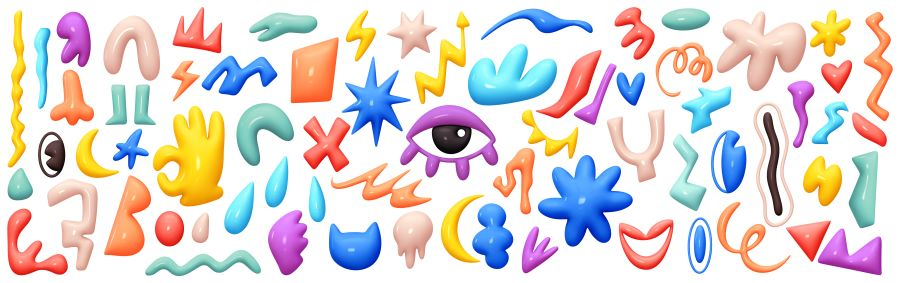
#> input picture Exercices/Data/image_05.jpg, 900 x 283 px
$ python '02_07_Calculer_le_modèle_hsv.py'
#> lines starting #> are read from the running program, lines starting #| are printed output that depends on the picture; after the words box and inside, x2 and y2 are one past the last pixel; in counts of white or black regions, pixels touching at a corner belong together
import numpy as np
import cv2


color = cv2.imread("../../Data/image_05.jpg", 1)
#> color is the input picture: shape (283, 900, 3); mean B, G, R 212.7, 214.7, 223.2
cv2.imshow("Image",color)
cv2.moveWindow("Image",0,0)


hsv = cv2.cvtColor(color, cv2.COLOR_BGR2HSV)
#> hsv: shape (283, 900, 3); mean H, S, V 61.2, 60.3, 243.4

'''
h,s,v = cv2.split(hsv)

cv2.imshow("HSV",hsv)
cv2.imshow("H",h)
cv2.imshow("S",s)
cv2.imshow("V",v)

print(f"La dimension de l'image color est : {color.shape}")
print(f"La dimension de l'image h est : {h.shape}")
print(f"La dimension de l'image s est : {s.shape}")
print(f"La dimension de l'image v est : {v.shape}")
'''

lower_blue = np.array([104,120,40], dtype = "uint8")
upper_blue = np.array([130,255,255], dtype = "uint8")

mask = cv2.inRange(hsv, lower_blue, upper_blue)
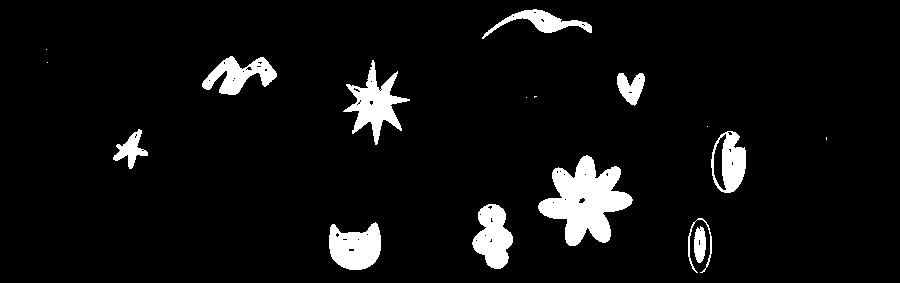
#> mask: shape (283, 900); 6.1% white; 17 white regions (6 under 20 px), largest, box (x1, y1, x2, y2) and area: (538, 155, 633, 246) 4544, (343, 60, 410, 145) 2051, (329, 222, 381, 270) 1831
# cv2.imshow("Mask", mask)

kernel = np.ones((3,3), np.uint8)
mask = cv2.morphologyEx(mask, cv2.MORPH_CLOSE, kernel, iterations=1)
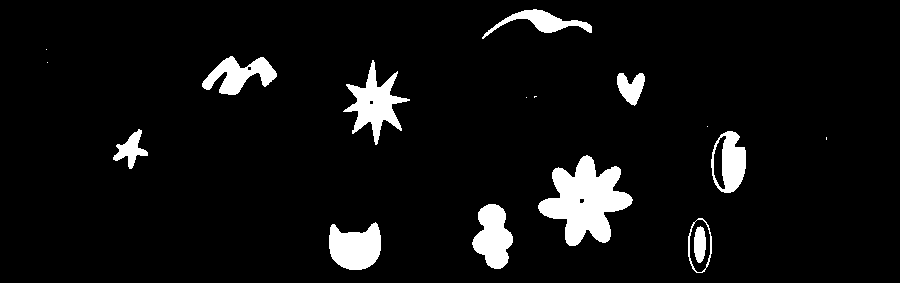
#> mask: shape (283, 900); 6.2% white; 17 white regions (6 under 20 px), largest, box (x1, y1, x2, y2) and area: (538, 155, 633, 246) 4575, (343, 60, 410, 145) 2087, (329, 222, 381, 270) 1855
# mask = cv2.morphologyEx(mask, cv2.MORPH_OPEN, kernel, iterations=1)
# cv2.imshow("Mask_2", mask)

obj_blue = cv2.bitwise_and(color, color, mask=mask)
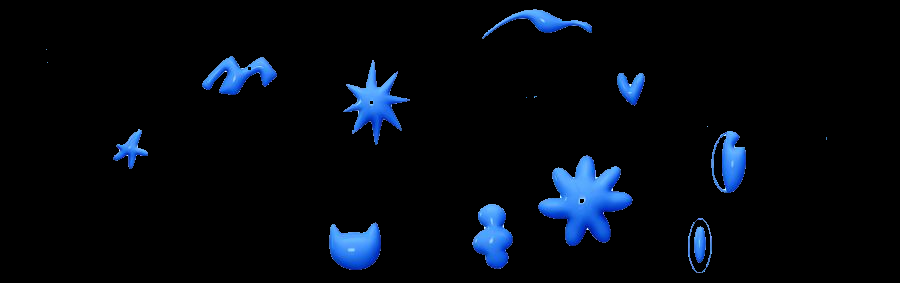
#> obj_blue: shape (283, 900, 3); mean B, G, R 14.2, 7.7, 3.3
cv2.imshow("Object Blue", obj_blue)

cv2.waitKey(0)
cv2.destroyAllWindows()

$ run again, with Exercices/Data/image_00.jpg copied over Exercices/Data/image_05.jpg
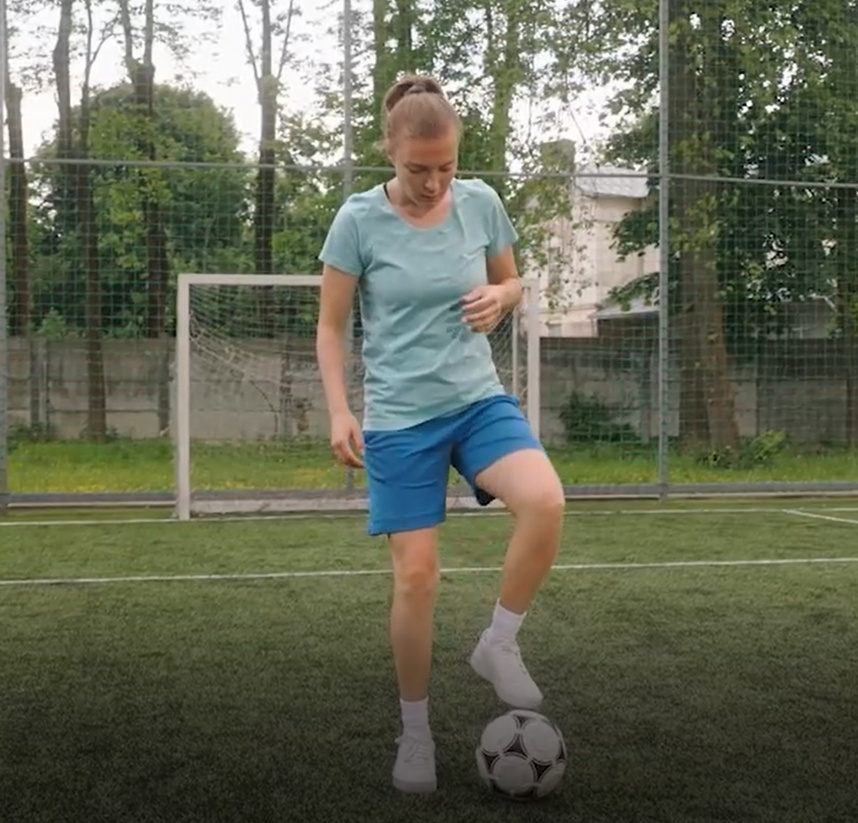
#> input picture Exercices/Data/image_00.jpg, 858 x 823 px, shrunk from 1682 x 1613 before the run
#> color is the input picture: shape (823, 858, 3); mean B, G, R 85.4, 103.7, 100.1
#> hsv: shape (823, 858, 3); mean H, S, V 40.2, 66.6, 107.3
#> `mask = cv2.inRange(hsv, lower_blue, upper_blue)`:
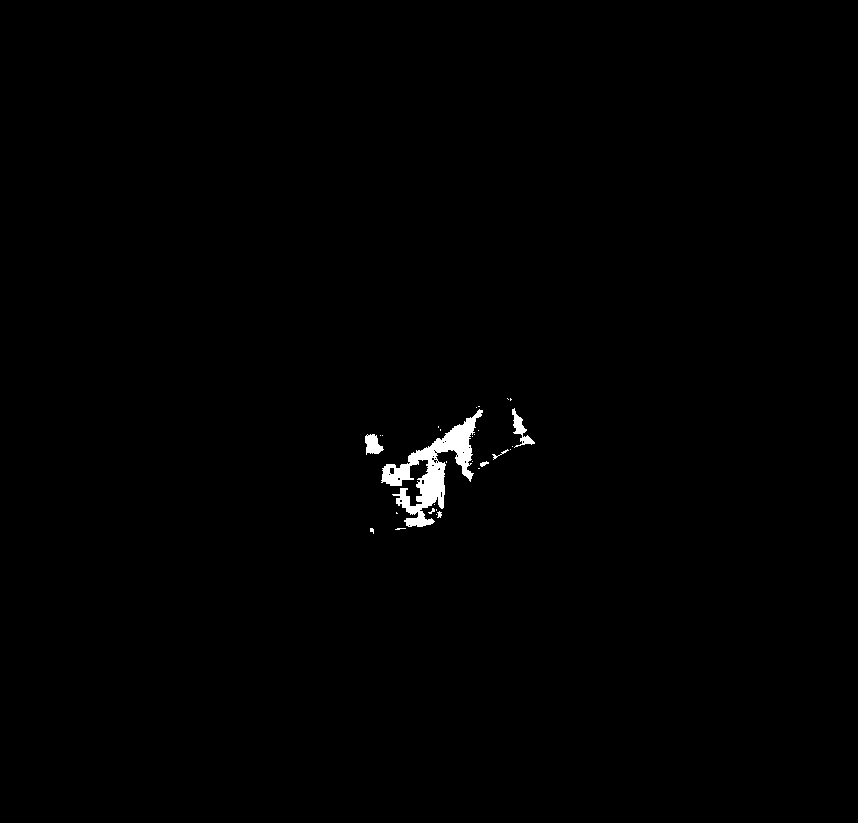
#> mask: shape (823, 858); 0.62% white; 29 white regions (23 under 20 px), largest, box (x1, y1, x2, y2) and area: (381, 409, 483, 527) 3628, (512, 408, 535, 448) 298, (365, 434, 384, 455) 263, (492, 449, 509, 460) 37, (480, 461, 489, 467) 30, (437, 511, 442, 518) 23

$ run again, with Exercices/Data/image_02.jpg copied over Exercices/Data/image_05.jpg
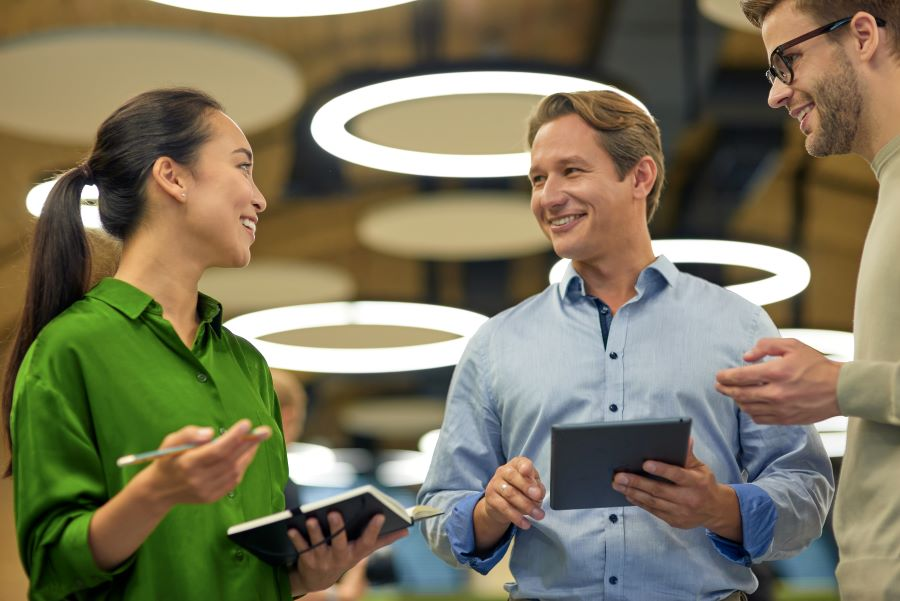
#> input picture Exercices/Data/image_02.jpg, 900 x 601 px
#> color is the input picture: shape (601, 900, 3); mean B, G, R 92.5, 117.4, 123.1
#> hsv: shape (601, 900, 3); mean H, S, V 43.5, 98.5, 133.2
#> `mask = cv2.inRange(hsv, lower_blue, upper_blue)`:
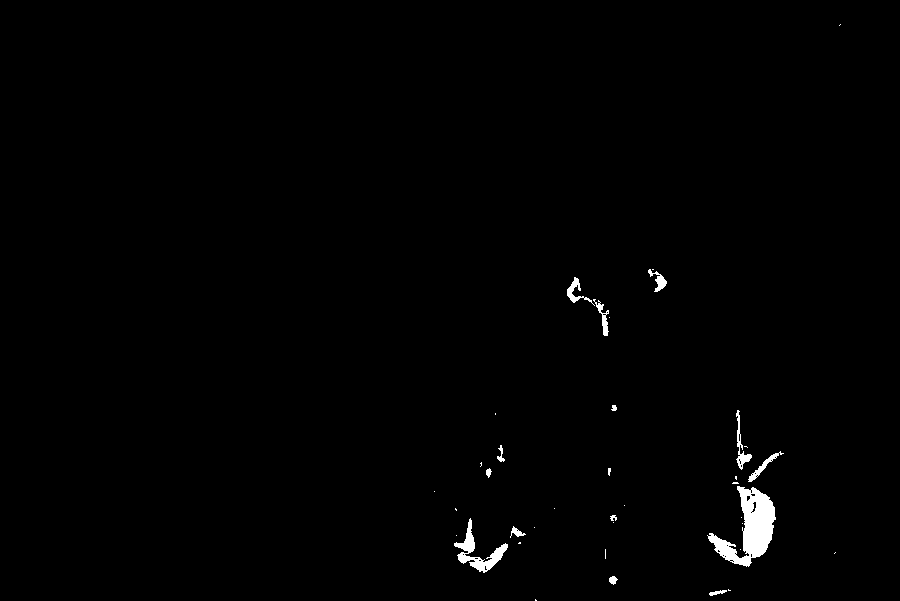
#> mask: shape (601, 900); 0.86% white; 38 white regions (24 under 20 px), largest, box (x1, y1, x2, y2) and area: (707, 486, 776, 567) 2396, (454, 518, 508, 573) 800, (736, 410, 752, 470) 258
